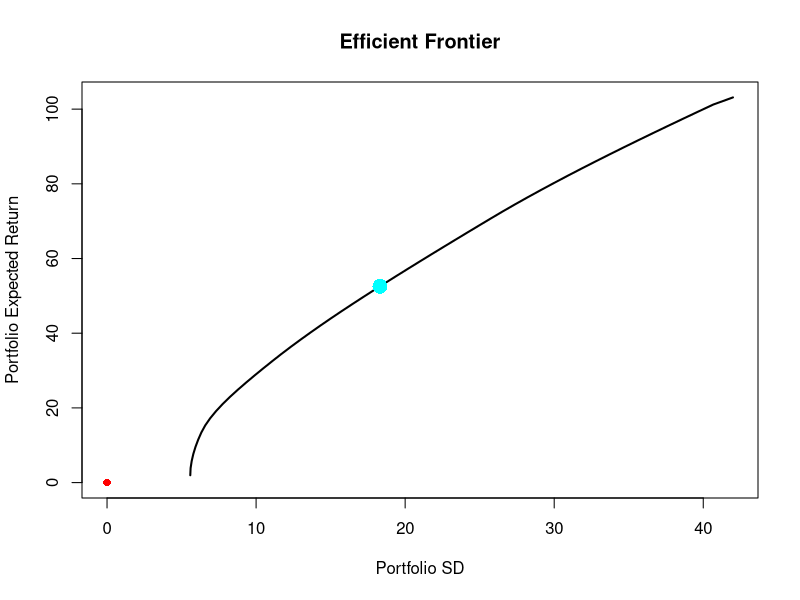

Reproduce this figure in R.
rm(list = ls())
while(length(dev.list()) > 0){dev.off()}
library(quadprog) # need the solve.QP() function
library(Matrix) # need the nearPD() function

# a function to find the range of expected returns that are possible given individual assets' expected 
# returns and weight constraints
rx.range <- function(rx, min.allo = 0, max.allo = 1, weight.sum = 1){
  # to get the minimum expected return of the portfolio, apply as much weight as is allowable to the 
  # assets with the lowest individual return rates
  rx <- sort(rx) # lowest to highest individual asset expected return values
  x <- weight.sum - length(rx) * min.allo # how much of the total weight we have left to apply to assets
  rx.min <- sum(rx * min.allo) # start by applying minimum weight to eash asset
  for(i in rx){
    if(x == 0){break} # once we have no more weight to apply, move on
    y <- min(max.allo, x) # find the max allowable weight, unless we have less than that much left
    rx.min <- rx.min + i * y # apply that weight
    x <- x - y # decrement the amount of weight we have left to apply
  }
  
  rx <- sort(rx, decreasing = T)
  x <- weight.sum - length(rx) * min.allo
  rx.max <- sum(rx * min.allo)
  for(i in rx){
    if(x == 0){break}
    y <- min(max.allo, x)
    rx.max <- rx.max + i * y
    x <- x - y
  }
  
  c(rx.min, rx.max)
}

# a function to give a series of weight vectors constituting portfolios on the efficient frontier
# subject to weight constraints.
# minimizes portfolio standard deviation at a sequence of portfolio expected return values
# `contraction` shrinks the range of exp. ret. values checked by a small amount because
# trouble tends to arrise when the solver hits the extremes of that range
eff.frontier <- function(time.series, min.allo = 0, max.allo = 1, 
                         weight.sum = 1, n.step = 100, contraction = 0.99, 
                         include.lower.branch = FALSE){
  n.asset <- dim(time.series)[2]
  if(is.null(colnames(time.series))){
    colnames(time.series) <- paste("A", 1:n.asset, sep = "") # name the assets if they aren't already
  }
  if(min.allo * n.asset > weight.sum){stop("Minimum allocation too high for given weight sum constraint.")}
  if(max.allo * n.asset < weight.sum){stop("Maximum allocation too low for given weight sum constraint.")}
  
  Dmat <- matrix(nearPD(cov(time.series))$mat, ncol = n.asset) # quadratic term
  cov.mat.norm <- norm(Dmat)
  dvec <- colMeans(time.series) # linear term
  Amat <- cbind("sum.col" = rep(1, times = n.asset),
                "rx.col" = dvec,
                "min.allo" = diag(n.asset),
                "max.allo" = -diag(n.asset)) # constraint matrix
  # 2 equality constraints; sum(weights) = weight.sum AND 
  # sum(weights * asset expected returns) = desired portfolio return (which are sapply'ed over)
  meq <- 2
  # range of possible expected return values for portfolios of the given assets
  rx.rng <- rx.range(rx = dvec,
                     min.allo = min.allo,
                     max.allo = max.allo,
                     weight.sum = weight.sum)  
  
  rx.rng <- (rx.rng - mean(rx.rng)) * contraction + mean(rx.rng) # shrink the range a little bit
  # generate a sequence of exp. ret. values at which to minimize portfolio stdev
  rx.seq <- seq(rx.rng[1], rx.rng[2], length.out = n.step) 
  
  ftr <- t(sapply(X = rx.seq,
                  FUN = function(rx){
                    bvec <- c(weight.sum, rx, 
                              rep(min.allo, times = n.asset), 
                              -rep(max.allo, times = n.asset))
                    w <- solve.QP(Dmat = Dmat / cov.mat.norm,
                                  dvec = dvec / cov.mat.norm, 
                                  Amat = Amat, 
                                  bvec = bvec, 
                                  meq = meq)$solution
                    stdev <- sqrt(t(w) %*% Dmat %*% w)
                    c(w, "sd" = stdev, "rx" = rx)
                  })) # sapply solve.QP over all the rx values
  colnames(ftr) <- c(colnames(time.series), "sd", "rx") # give names
  if(include.lower.branch){
    ftr
  }else{
    lower.rx <- ftr[,"rx"][which.min(ftr[,"sd"])]
    ftr[ftr[,"rx"] >= lower.rx,]
  }
}

folio.optim <- function(rx.goal, time.series, min.allo = 0, max.allo = 1, weight.sum = 1){
  n.asset <- dim(time.series)[2]
  if(is.null(colnames(time.series))){
    colnames(time.series) <- paste("A", 1:n.asset, sep = "")
  }
  if(min.allo * n.asset > weight.sum){stop("Minimum allocation too high for given weight sum constraint.")}
  if(max.allo * n.asset < weight.sum){stop("Maximum allocation too low for given weight sum constraint.")}
  
  Dmat <- matrix(nearPD(cov(time.series))$mat, ncol = n.asset)
  dvec <- colMeans(time.series)
  Amat <- cbind("sum.col" = rep(1, times = n.asset),
                "rx.col" = dvec,
                "min.allo" = diag(n.asset),
                "max.allo" = -diag(n.asset))
  meq <- 2
  rx.rng <- rx.range(rx = dvec,
                     min.allo = min.allo,
                     max.allo = max.allo,
                     weight.sum = weight.sum)
  
  if(rx.goal < rx.rng[1]){
    stop(paste("Expected return goal too low. Try a goal between", 
               round(rx.rng[1], digits = 2), "and", round(rx.rng[2], digits = 2),"."))
  }else if(rx.goal > rx.rng[2]){
    stop(paste("Expected return goal too high. Try a goal between", 
               round(rx.rng[1], digits = 2), "and", round(rx.rng[2], digits = 2),"."))
  }
  
  bvec <- c(weight.sum, rx.goal, 
            rep(min.allo, times = n.asset), 
            -rep(max.allo, times = n.asset))
  soln <- solve.QP(Dmat = Dmat,
                   dvec = dvec, 
                   Amat = Amat, 
                   bvec = bvec, 
                   meq = meq)$solution
  names(soln) <- colnames(time.series)
  soln
}

folio <- function(time.series){
  E <- new.env()
  E$rx <- colMeans(time.series)
  E$cov.mat <- matrix(nearPD(cov(time.series))$mat, ncol = dim(time.series)[2])
  function(weights){
    c("sd" = as.numeric(sqrt(t(weights) %*% E$cov.mat %*% weights)),
      "rx" = sum(E$rx * weights))
  }
}

################################
#### Generate a time series ####
################################

n.asset <- 10

time.series <- sapply(X = 1:n.asset,
                      FUN = function(i){
                        cumsum(rnorm(n = n.asset^2, sd = 10))
                      })
asset.names <- paste("A", 1:n.asset, sep = "")
colnames(time.series) <- asset.names

#####################################
#### Plot the efficient frontier ####
#####################################

ftr <- eff.frontier(time.series = time.series, min.allo = 0, max.allo = 1, weight.sum = 1)

psd <- ftr[,"sd"] # portfolio sd
prx <- ftr[,"rx"] # portfolio exp. ret.
x.min <- min(0, psd)
x.max <- max(0, psd)
y.min <- min(0, prx)
y.max <- max(0, prx)
plot(x = psd, y = prx, type = "l", lwd = 2, 
     xlim = c(x.min, x.max), ylim = c(y.min, y.max),
     xlab = "Portfolio SD", ylab = "Portfolio Expected Return",
     main = "Efficient Frontier")
points(x = 0, y = 0, pch = 16, col = "red") # add origin for reference

########################
#### Test optimizer ####
########################

rx.goal <- mean(prx[prx > 0])
w <- folio.optim(rx.goal = rx.goal, time.series = time.series)
pt <- folio(time.series)(weights = w)
points(x = pt[1], y = pt[2], pch = 16, col = "cyan", cex = 2)
